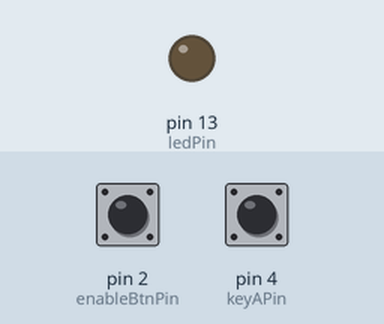
This sketch was run on a simulated Arduino Leonardo, built with avr-gcc and run on an emulated ATmega32U4. Parts: output pins drawn as LEDs (lit = HIGH). The test bench sets the inputs (shaded band); at power-on: pin 2 (enableBtnPin) LOW, pin 4 (keyAPin) HIGH. USB keyboard and mouse output is not drawn.

Above: at 1.2 s.
1.3 s: pin 2 (enableBtnPin) pulled HIGH for 0.15 s
At 1.37 s:
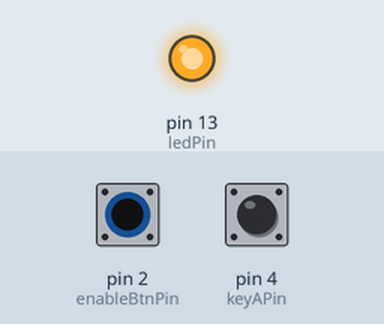
2.9 s: pin 2 (enableBtnPin) pulled HIGH for 3.2 s
At 6.9 s:
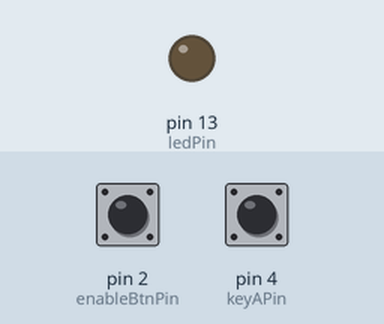
Timing chart, 0 to 8.4 s (numbered marks = the images above; inputs shaded):
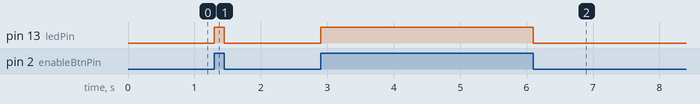

Measured:
- after the input at 1.3 s, pin 13 (ledPin): LOW → HIGH at once, → LOW 0.15 s later
- after the input at 2.9 s, pin 13 (ledPin): LOW → HIGH at once, → LOW 3.2 s later

The sketch:

keybdWithEnableBtn.ino
```cpp
/*
  Emulates a keyboard with only one Key.
  Needs 2 switches connected to the arduino:
   the A key,
   the "keyboard enable" switch. For safety while developing.

  The circuit:
  - LED attached from pin 13 to ground
  - pushbutton attached to pin 2 from +5V
  - 10K resistor attached to pin 2 from ground

  - Note: on most Arduinos there is already an LED on the board
    attached to pin 13.

  created 2018
  by Tiago Almeida @jumpifzero

*/

#include <Keyboard.h>

// constants won't change. They're used here to set pin numbers:
const int enableBtnPin = 2;     // the number of the pushbutton pin
const int ledPin =  13;      // the number of the LED pin
const int keyAPin = 4;

bool keyboardStarted = false;

void setup() {
  // initialize the LED pin as an output:
  pinMode(ledPin, OUTPUT);
  // initialize the pushbutton pin as an input:
  pinMode(enableBtnPin, INPUT);
  // enable the keyboard lib

  pinMode(keyAPin, INPUT_PULLUP);
}

void loop() {
  int keyboardEnabled = (digitalRead(enableBtnPin) == HIGH);
  int keyAPressed = (digitalRead(keyAPin) == LOW);

  if (keyboardEnabled) {
    digitalWrite(ledPin, HIGH); // LED is on when keyboard enabled.

    if ( !keyboardStarted ) {
      keyboardStarted = true;
      Keyboard.begin();
    }

    // check if key a is pressed. It goes LOW when pressed as it is a pullup.
    if (keyAPressed) {
      Keyboard.press('a');
      delay(100);
      Keyboard.releaseAll();
    }

  } else {
    digitalWrite(ledPin, LOW);

    if ( keyboardStarted ) {
      Keyboard.end();
      keyboardStarted = false;
    }
    digitalWrite(ledPin, LOW);
  }

}
```
